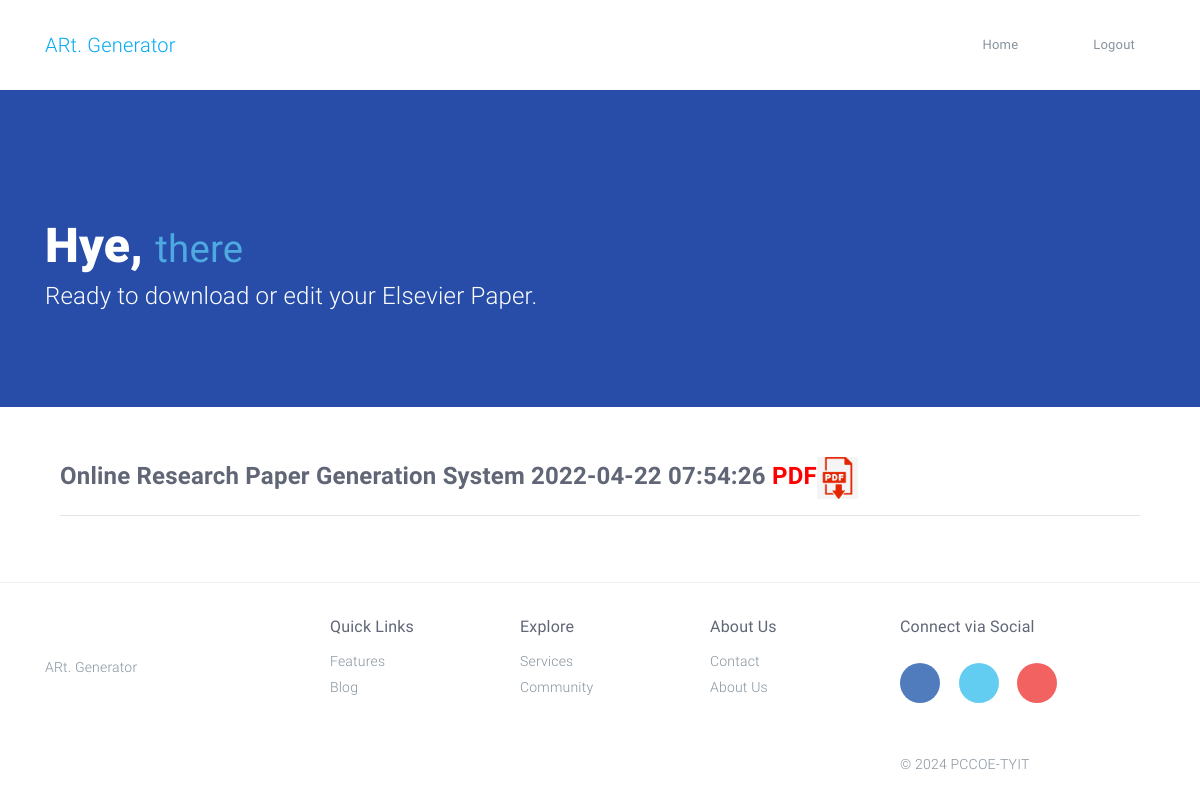
Page /view_elsevier_paper.php (signed in) on the committed database.
### tables this page shows
CREATE TABLE `elsevier_content` (
  `id` bigint(20) NOT NULL,
  `u_id` varchar(255) DEFAULT NULL,
  `project_title` varchar(255) DEFAULT NULL,
  `author_name_1` varchar(255) DEFAULT NULL,
  `author_name_2` varchar(255) DEFAULT NULL,
  `author_name_3` varchar(255) DEFAULT NULL,
  `author_name_4` varchar(255) DEFAULT NULL,
  `abstract` varchar(255) DEFAULT NULL,
  `keyword` varchar(255) DEFAULT NULL,
  `background` text DEFAULT NULL,
  `implementation` text DEFAULT NULL,
  `result` text DEFAULT NULL,
  `conclusion` text DEFAULT NULL,
  `methods` text DEFAULT NULL,
  `requirement` text DEFAULT NULL,
  `authors_contribution` text DEFAULT NULL,
  `acknowldgment` text DEFAULT NULL,
  `reference` text DEFAULT NULL,
  `date_time` timestamp NOT NULL DEFAULT current_timestamp(),
  `figures` varchar(255) DEFAULT NULL
);

### view_elsevier_paper.php (the view, shortened to what this page needs)
<?php include "config.php";?>
<?php
 if ($_SESSION['user']) {
  $email = $_SESSION['email'];
 }else{
  header("Location: index.php");
 }
?>
<?php
 $q1 = mysqli_query($connect,"SELECT * FROM registration WHERE email='$email'");
 while($all1 = mysqli_fetch_assoc($q1)){
    $id1 = $all1['id'];
 }
$asd ="SELECT * FROM elsevier_content WHERE u_id ='$id1'";
$view=mysqli_query($connect,$asd) or die(mysqli_error($connect));
 ?>
<!DOCTYPE html>
<html lang="en">
<head>
    <link rel="stylesheet" href="demos/html/paper-1.8.2/assets/css/app.css">
    <link rel="stylesheet" href="https://cdnjs.cloudflare.com/ajax/libs/font-awesome/6.0.0-beta3/css/fontawesome.min.css" />
</head>
<body>
    <div id="app" class="paper-loading">
        <div class="nav-sticky white no-b">
            <nav class="mainnav navbar navbar-default justify-content-between">
                <div class="container relative"> <a class="navbar-brand"
                  href="index.php"><img class="d-inline-block align-top"
                  alt="" src="">ARt. Generator</a>
                    <div class="paper_menu">
                        <div id="dl-menu" class="xv-menuwrapper responsive-menu">
                            <ul class="dl-menu align-items-center">
                            <li ><a href="index.php">Home</a>
                                   <?php if (!isset($_SESSION['email'])){
                                       ?>
                                       <li> <a href="#modalLogin" data-toggle="modal" data-target="#modalLogin">Login</a>
                                       <?php
                                                        }
                                                        else{
                                                          ?>
                                                            <li><span><a  style="font-size:17px; font-color:white bold;">
                                                            <li> <a href="logout.php" >Logout</a>
                              <?php                          }?>
                        </div>
                    </div>
                </div>
            </nav>
        </div>
        <main>            <section class="no-m blue4 text-white p-t-b-80">
                <div class="container">
                    <header class="p-t-50">
                        <h1 class="s-48 font-weight-bolder">Hye, <small class="text-blue">there</small></h1>
                        <p class="s-24">Ready to download or edit your Elsevier Paper.</p>
                    </header>
                </div>
            </section>
            <div class="portfolio container">
                <div class="masonry-container">
                    <section class="p-t-b-50 s4 masonry-post">
                    <?php
            while($fetch=mysqli_fetch_assoc($view)){
                ?>
                        <div class="container">
               <h4 style="font-weight: bold;"> <?php echo $fetch['project_title']; ?> <?php echo $fetch['date_time']; ?>
               <a href="print_elsevier_details.php?id=<?php echo $fetch["id"]?>" style="color:red!important;"  target="_blank">PDF<img src="demos/html/paper-1.8.2/assets/img/pdf.png" alt="" style="height:42px;"></a> <hr></h4>
                        </div>
            <?php } ?>
                </div>
            </div>
    </div>
   <?php include "footer.php";?>
</body>
</html>

### rows in the picture
elsevier_content: project_title "Online Research Paper Generation System", date_time "2022-04-22 07:54:26"
